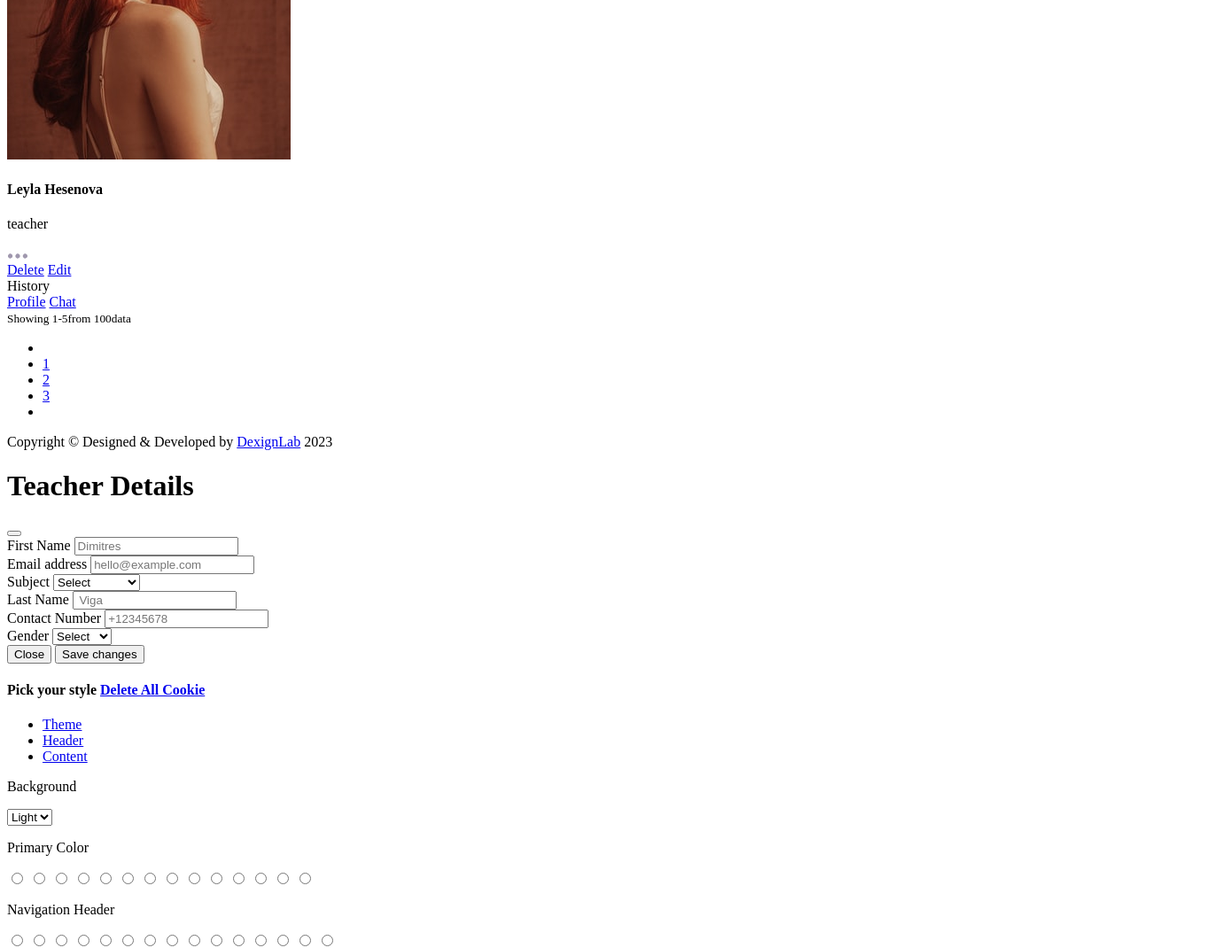
The page /teachers/ (signed in, middle part) on the database as committed earlier.
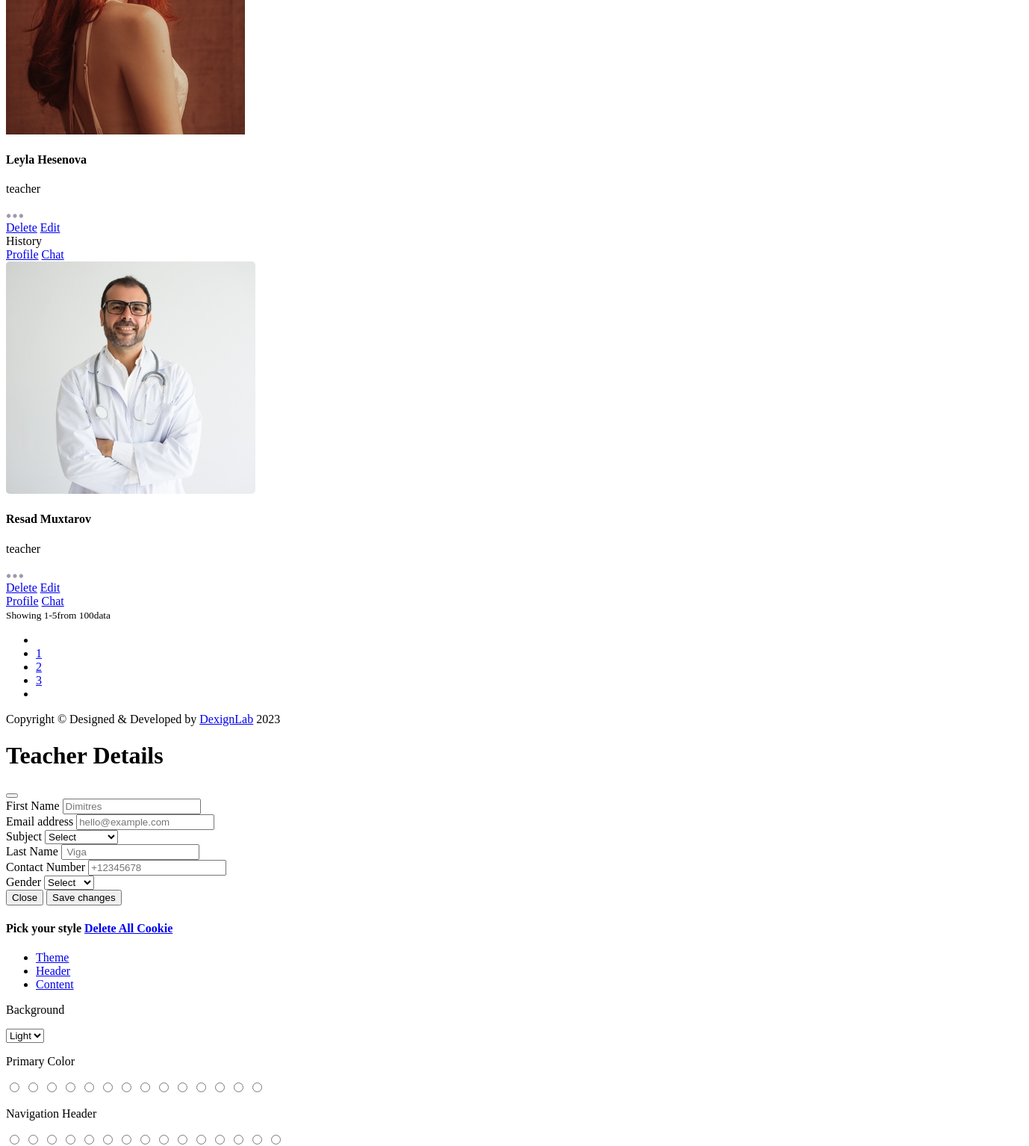
The same page on the database as committed later.
### staff/models.py (models this page shows, shortened)
class Teacher(models.Model):
    user = models.OneToOneField(User, on_delete=models.CASCADE, primary_key=True)
    students = models.ManyToManyField('Student', related_name='students')
    about_teacher=RichTextField(null=True)
    class Meta:
        verbose_name_plural = 'Teachers'

class Lesson(models.Model):
    title = models.CharField(max_length=200)
    teacher=models.ManyToManyField(Teacher, related_name='teacher_of_lesson')
    created_at = models.DateTimeField(auto_now_add=True)
    updated_at = models.DateTimeField(auto_now=True)
    class Meta:
        verbose_name_plural = 'Lessons'

### baseuser/models.py (models this page shows, shortened)
class User(AbstractUser):
    created_at = models.DateTimeField(auto_now_add=True)
    updated_at = models.DateTimeField(auto_now=True)
    gender_choice = (
        ('male', 'Male'),
        ('female', 'Female'),
    )
    gender = models.CharField(max_length=250, choices=gender_choice)
    birthdate = models.DateField()
    profile_photo = models.ImageField(default='profile_photos/default_pp.png', upload_to='profile_photos')
    user_type_names = (
        ('student', 'Student'),
        ('teacher', 'Teacher'),
        ('admin', 'Admin'),
    )
    user_type = models.CharField(max_length=500, choices=user_type_names)
    country = models.CharField(max_length=250)
    number = models.CharField(max_length=50,blank=True ,null=True)
    class Meta:
        verbose_name_plural = 'Users'

### baseuser/decorators.py (the view)
    def wrapper_func(request, *args, **kwargs):
        if request.user.user_type == 'admin':
            return view_func(request, *args, **kwargs)
        else:
            return redirect('error_permission')

### staff/views.py (called while the page is built)
@custom_login_required
@superadmin_required
def teacher_list(request):
    context={
        'teachers':Teacher.objects.all(),
    }
    return render(request,'teacher.html',context)

### staff/templates/teacher.html (shortened to what the changed rows need)
{% extends 'base_core.html' %}
{% load static %}
{% block content %}
    <div id="main-wrapper">
        <div class="content-body">
			<div class="container-fluid">
				<div class="row">
					<div class="col-xl-12">
						<div class="row">
                            <div class="col-xl-12">
                                <div class="row">
									{% for teacher in teachers  %}
                                    <div class="col-xl-3 col-lg-4 col-sm-6">
                                        <div class="card contact_list text-center">
                                            <div class="card-body">
                                                <div class="user-content">
                                                    <div class="user-info">
                                                        <div class="user-img">
                                                            <img src="{{teacher.user.profile_photo.url }}" alt="" class="avatar avatar-xl">
                                                        </div>
                                                        <div class="user-details">
                                                            <h4 class="user-name mb-0">{{teacher.user.first_name }} {{teacher.user.last_name}}</h4>
                                                            <p>{{teacher.user.user_type}}</p>
                                                        </div>
                                                    </div>
                                                    <div class="dropdown">
                                                        <a href="javascript:void(0);" class="btn sharp btn-light" data-bs-toggle="dropdown" aria-expanded="false">
                                                        </a>
                                                        <div class="dropdown-menu dropdown-menu-end">
                                                            <a class="dropdown-item" href="javascript:void(0);">Delete</a>
                                                            <a class="dropdown-item" href="javascript:void(0);">Edit</a>
                                                        </div>
                                                    </div>
                                                </div>
                                                <div class="contact-icon">
                                                    <span class="badge badge-success light">
														{% for lesson in teacher.teacher_of_lesson.all %}
															{{ lesson.title }}
														{% endfor %}
													</span>
                                                </div>
												<div class="d-flex align-items-center">
													<a href="{% url 'teacher_detail' teacher.user_id %}" class="btn  btn-primary btn-sm w-50 me-2">Profile</a>
													<a href="chat.html" class="btn  btn-light btn-sm w-50">Chat</a>
												</div>
                                            </div>
                                        </div>
                                    </div>
									{% endfor %}
								</div>
							</div>
						</div>
					</div>
				</div>
			</div>
		</div>
	</div>
		<div class="modal fade" id="exampleModal" tabindex="-1" aria-labelledby="exampleModalLabel" aria-hidden="true">
		  <div class="modal-dialog modal-dialog-center">
			<div class="modal-content">
			  <div class="modal-header">
				<h1 class="modal-title fs-5" id="exampleModalLabel">Teacher Details</h1>
			  </div>
			</div>
		  </div>
		</div>
    {% endblock %}

Rows that differ between the two databases and show on the page:
added Teacher: user.profile_photo (picture), user.first_name "Resad", user.last_name "Muxtarov", user.user_type "teacher"
